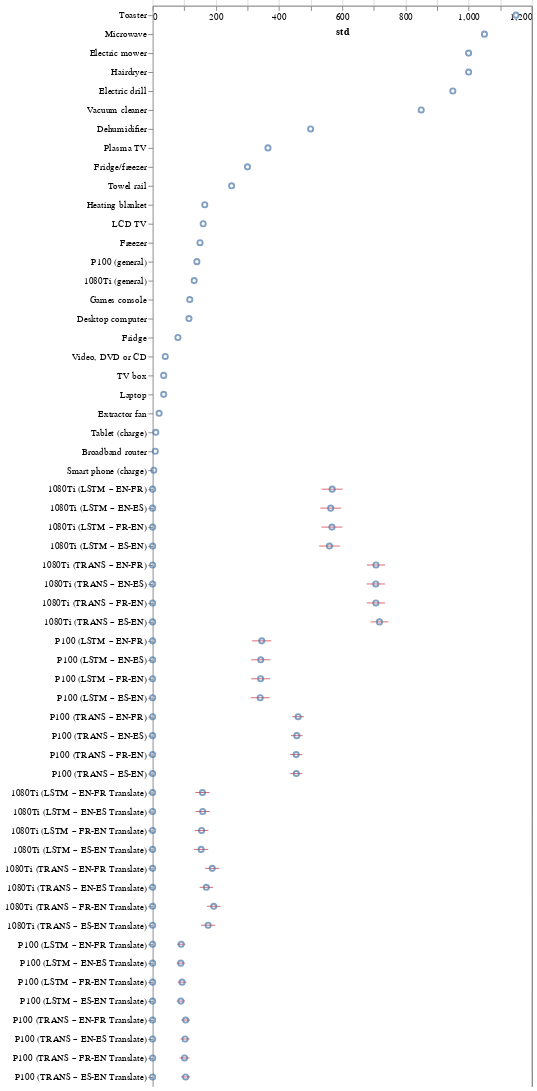

Notebook source saved alongside this figure:
### Code cell
errors = alt.Chart(gpu).mark_errorbar(extent='ci', color='#db646f').encode(
    y = alt.Y('x', sort=list(gpu['x']), title="", axis=alt.Axis(labels=False, ticks=False)),
    x=alt.X('std')
)
# Add points for life expectancy in 1955 & 2000

bars_gpu = alt.Chart(data_gpu).mark_point().encode(
    y=alt.Y('Appliance', axis=alt.Axis(labels=False, ticks=False), sort=list(gpu['x']), title=""),
    x=alt.X('avg')
)

bars_other = alt.Chart(data_other).mark_point().encode(
    y=alt.Y('Appliance', sort=list(other['x']), title=""),
    x=alt.X('avg')
)

# (errors + bars).resolve_scale(x='independent')
(bars_other + errors + bars_gpu).resolve_scale(y='independent')

### Figure 1 — Vega-Lite specification as saved in the notebook (floating-point values rounded to 4 significant figures)
{"config": {"view": {"continuousWidth": 400, "continuousHeight": 300}}, "layer": [{"data": {"name": "data-a86e517be867fa75548c1f951c71f563"}, "mark": "point", "encoding": {"x": {"type": "quantitative", "field": "avg"}, "y": {"type": "nominal", "field": "Appliance", "sort": ["Toaster ", "Microwave ", "Electric mower ", "Hairdryer ", "Electric drill ", "Vacuum cleaner ", "Dehumidifier ", "Plasma TV ", "Fridge/freezer ", "Towel rail ", "Heating blanket ", "LCD TV ", "Freezer ", "P100 (general)", "1080Ti (general)", "Games console ", "Desktop computer ", "Fridge ", "Video, DVD or CD ", "TV box ", "Laptop ", "Extractor fan ", "Tablet (charge) ", "Broadband router ", "Smart phone (charge) ", "1080Ti (LSTM – EN-FR)", "1080Ti (LSTM – EN-ES)", "1080Ti (LSTM – FR-EN)", "1080Ti (LSTM – ES-EN)", "1080Ti (TRANS – EN-FR)", "1080Ti (TRANS – EN-ES)", "1080Ti (TRANS – FR-EN)", "1080Ti (TRANS – ES-EN)", "P100 (LSTM – EN-FR)", "P100 (LSTM – EN-ES)", "P100 (LSTM – FR-EN)", "P100 (LSTM – ES-EN)", "P100 (TRANS – EN-FR)", "P100 (TRANS – EN-ES)", "P100 (TRANS – FR-EN)", "P100 (TRANS – ES-EN)", "1080Ti (LSTM – EN-FR Translate)", "1080Ti (LSTM – EN-ES Translate)", "1080Ti (LSTM – FR-EN Translate)", "1080Ti (LSTM – ES-EN Translate)", "1080Ti (TRANS – EN-FR Translate)", "1080Ti (TRANS – EN-ES Translate)", "1080Ti (TRANS – FR-EN Translate)", "1080Ti (TRANS – ES-EN Translate)", "P100 (LSTM – EN-FR Translate)", "P100 (LSTM – EN-ES Translate)", "P100 (LSTM – FR-EN Translate)", "P100 (LSTM – ES-EN Translate)", "P100 (TRANS – EN-FR Translate)", "P100 (TRANS – EN-ES Translate)", "P100 (TRANS – FR-EN Translate)", "P100 (TRANS – ES-EN Translate)", "Toaster ", "Microwave ", "Electric mower ", "Hairdryer ", "Electric drill ", "Vacuum cleaner ", "Dehumidifier ", "Plasma TV ", "Fridge/freezer ", "Towel rail ", "Heating blanket ", "LCD TV ", "Freezer ", "P100 (general)", "1080Ti (general)", "Games console ", "Desktop computer ", "Fridge ", "Video, DVD or CD ", "TV box ", "Laptop ", "Extractor fan ", "Tablet (charge) ", "Broadband router ", "Smart phone (charge) ", "1080Ti (LSTM – EN-FR)", "1080Ti (LSTM – EN-ES)", "1080Ti (LSTM – FR-EN)", "1080Ti (LSTM – ES-EN)", "1080Ti (TRANS – EN-FR)", "1080Ti (TRANS – EN-ES)", "1080Ti (TRANS – FR-EN)", "1080Ti (TRANS – ES-EN)", "P100 (LSTM – EN-FR)", "P100 (LSTM – EN-ES)", "P100 (LSTM – FR-EN)", "P100 (LSTM – ES-EN)", "P100 (TRANS – EN-FR)", "P100 (TRANS – EN-ES)", "P100 (TRANS – FR-EN)", "P100 (TRANS – ES-EN)", "1080Ti (LSTM – EN-FR Translate)", "1080Ti (LSTM – EN-ES Translate)", "1080Ti (LSTM – FR-EN Translate)", "1080Ti (LSTM – ES-EN Translate)", "1080Ti (TRANS – EN-FR Translate)", "1080Ti (TRANS – EN-ES Translate)", "1080Ti (TRANS – FR-EN Translate)", "1080Ti (TRANS – ES-EN Translate)", "P100 (LSTM – EN-FR Translate)", "P100 (LSTM – EN-ES Translate)", "P100 (LSTM – FR-EN Translate)", "P100 (LSTM – ES-EN Translate)", "P100 (TRANS – EN-FR Translate)", "P100 (TRANS – EN-ES Translate)", "P100 (TRANS – FR-EN Translate)", "P100 (TRANS – ES-EN Translate)"], "title": ""}}}, {"data": {"name": "data-efd13fa17fd2dd51d4a3923a95009a33"}, "mark": {"type": "errorbar", "color": "#db646f", "extent": "ci"}, "encoding": {"x": {"type": "quantitative", "field": "std"}, "y": {"type": "nominal", "axis": {"labels": false, "ticks": false}, "field": "x", "sort": ["Toaster ", "Microwave ", "Electric mower ", "Hairdryer ", "Electric drill ", "Vacuum cleaner ", "Dehumidifier ", "Plasma TV ", "Fridge/freezer ", "Towel rail ", "Heating blanket ", "LCD TV ", "Freezer ", "P100 (general)", "1080Ti (general)", "Games console ", "Desktop computer ", "Fridge ", "Video, DVD or CD ", "TV box ", "Laptop ", "Extractor fan ", "Tablet (charge) ", "Broadband router ", "Smart phone (charge) ", "1080Ti (LSTM – EN-FR)", "1080Ti (LSTM – EN-ES)", "1080Ti (LSTM – FR-EN)", "1080Ti (LSTM – ES-EN)", "1080Ti (TRANS – EN-FR)", "1080Ti (TRANS – EN-ES)", "1080Ti (TRANS – FR-EN)", "1080Ti (TRANS – ES-EN)", "P100 (LSTM – EN-FR)", "P100 (LSTM – EN-ES)", "P100 (LSTM – FR-EN)", "P100 (LSTM – ES-EN)", "P100 (TRANS – EN-FR)", "P100 (TRANS – EN-ES)", "P100 (TRANS – FR-EN)", "P100 (TRANS – ES-EN)", "1080Ti (LSTM – EN-FR Translate)", "1080Ti (LSTM – EN-ES Translate)", "1080Ti (LSTM – FR-EN Translate)", "1080Ti (LSTM – ES-EN Translate)", "1080Ti (TRANS – EN-FR Translate)", "1080Ti (TRANS – EN-ES Translate)", "1080Ti (TRANS – FR-EN Translate)", "1080Ti (TRANS – ES-EN Translate)", "P100 (LSTM – EN-FR Translate)", "P100 (LSTM – EN-ES Translate)", "P100 (LSTM – FR-EN Translate)", "P100 (LSTM – ES-EN Translate)", "P100 (TRANS – EN-FR Translate)", "P100 (TRANS – EN-ES Translate)", "P100 (TRANS – FR-EN Translate)", "P100 (TRANS – ES-EN Translate)", "Toaster ", "Microwave ", "Electric mower ", "Hairdryer ", "Electric drill ", "Vacuum cleaner ", "Dehumidifier ", "Plasma TV ", "Fridge/freezer ", "Towel rail ", "Heating blanket ", "LCD TV ", "Freezer ", "P100 (general)", "1080Ti (general)", "Games console ", "Desktop computer ", "Fridge ", "Video, DVD or CD ", "TV box ", "Laptop ", "Extractor fan ", "Tablet (charge) ", "Broadband router ", "Smart phone (charge) ", "1080Ti (LSTM – EN-FR)", "1080Ti (LSTM – EN-ES)", "1080Ti (LSTM – FR-EN)", "1080Ti (LSTM – ES-EN)", "1080Ti (TRANS – EN-FR)", "1080Ti (TRANS – EN-ES)", "1080Ti (TRANS – FR-EN)", "1080Ti (TRANS – ES-EN)", "P100 (LSTM – EN-FR)", "P100 (LSTM – EN-ES)", "P100 (LSTM – FR-EN)", "P100 (LSTM – ES-EN)", "P100 (TRANS – EN-FR)", "P100 (TRANS – EN-ES)", "P100 (TRANS – FR-EN)", "P100 (TRANS – ES-EN)", "1080Ti (LSTM – EN-FR Translate)", "1080Ti (LSTM – EN-ES Translate)", "1080Ti (LSTM – FR-EN Translate)", "1080Ti (LSTM – ES-EN Translate)", "1080Ti (TRANS – EN-FR Translate)", "1080Ti (TRANS – EN-ES Translate)", "1080Ti (TRANS – FR-EN Translate)", "1080Ti (TRANS – ES-EN Translate)", "P100 (LSTM – EN-FR Translate)", "P100 (LSTM – EN-ES Translate)", "P100 (LSTM – FR-EN Translate)", "P100 (LSTM – ES-EN Translate)", "P100 (TRANS – EN-FR Translate)", "P100 (TRANS – EN-ES Translate)", "P100 (TRANS – FR-EN Translate)", "P100 (TRANS – ES-EN Translate)"], "title": ""}}}, {"data": {"name": "data-d6156f5d70b53d37a0cfa03d534623b8"}, "mark": "point", "encoding": {"x": {"type": "quantitative", "field": "avg"}, "y": {"type": "nominal", "axis": {"labels": false, "ticks": false}, "field": "Appliance", "sort": ["Toaster ", "Microwave ", "Electric mower ", "Hairdryer ", "Electric drill ", "Vacuum cleaner ", "Dehumidifier ", "Plasma TV ", "Fridge/freezer ", "Towel rail ", "Heating blanket ", "LCD TV ", "Freezer ", "P100 (general)", "1080Ti (general)", "Games console ", "Desktop computer ", "Fridge ", "Video, DVD or CD ", "TV box ", "Laptop ", "Extractor fan ", "Tablet (charge) ", "Broadband router ", "Smart phone (charge) ", "1080Ti (LSTM – EN-FR)", "1080Ti (LSTM – EN-ES)", "1080Ti (LSTM – FR-EN)", "1080Ti (LSTM – ES-EN)", "1080Ti (TRANS – EN-FR)", "1080Ti (TRANS – EN-ES)", "1080Ti (TRANS – FR-EN)", "1080Ti (TRANS – ES-EN)", "P100 (LSTM – EN-FR)", "P100 (LSTM – EN-ES)", "P100 (LSTM – FR-EN)", "P100 (LSTM – ES-EN)", "P100 (TRANS – EN-FR)", "P100 (TRANS – EN-ES)", "P100 (TRANS – FR-EN)", "P100 (TRANS – ES-EN)", "1080Ti (LSTM – EN-FR Translate)", "1080Ti (LSTM – EN-ES Translate)", "1080Ti (LSTM – FR-EN Translate)", "1080Ti (LSTM – ES-EN Translate)", "1080Ti (TRANS – EN-FR Translate)", "1080Ti (TRANS – EN-ES Translate)", "1080Ti (TRANS – FR-EN Translate)", "1080Ti (TRANS – ES-EN Translate)", "P100 (LSTM – EN-FR Translate)", "P100 (LSTM – EN-ES Translate)", "P100 (LSTM – FR-EN Translate)", "P100 (LSTM – ES-EN Translate)", "P100 (TRANS – EN-FR Translate)", "P100 (TRANS – EN-ES Translate)", "P100 (TRANS – FR-EN Translate)", "P100 (TRANS – ES-EN Translate)", "Toaster ", "Microwave ", "Electric mower ", "Hairdryer ", "Electric drill ", "Vacuum cleaner ", "Dehumidifier ", "Plasma TV ", "Fridge/freezer ", "Towel rail ", "Heating blanket ", "LCD TV ", "Freezer ", "P100 (general)", "1080Ti (general)", "Games console ", "Desktop computer ", "Fridge ", "Video, DVD or CD ", "TV box ", "Laptop ", "Extractor fan ", "Tablet (charge) ", "Broadband router ", "Smart phone (charge) ", "1080Ti (LSTM – EN-FR)", "1080Ti (LSTM – EN-ES)", "1080Ti (LSTM – FR-EN)", "1080Ti (LSTM – ES-EN)", "1080Ti (TRANS – EN-FR)", "1080Ti (TRANS – EN-ES)", "1080Ti (TRANS – FR-EN)", "1080Ti (TRANS – ES-EN)", "P100 (LSTM – EN-FR)", "P100 (LSTM – EN-ES)", "P100 (LSTM – FR-EN)", "P100 (LSTM – ES-EN)", "P100 (TRANS – EN-FR)", "P100 (TRANS – EN-ES)", "P100 (TRANS – FR-EN)", "P100 (TRANS – ES-EN)", "1080Ti (LSTM – EN-FR Translate)", "1080Ti (LSTM – EN-ES Translate)", "1080Ti (LSTM – FR-EN Translate)", "1080Ti (LSTM – ES-EN Translate)", "1080Ti (TRANS – EN-FR Translate)", "1080Ti (TRANS – EN-ES Translate)", "1080Ti (TRANS – FR-EN Translate)", "1080Ti (TRANS – ES-EN Translate)", "P100 (LSTM – EN-FR Translate)", "P100 (LSTM – EN-ES Translate)", "P100 (LSTM – FR-EN Translate)", "P100 (LSTM – ES-EN Translate)", "P100 (TRANS – EN-FR Translate)", "P100 (TRANS – EN-ES Translate)", "P100 (TRANS – FR-EN Translate)", "P100 (TRANS – ES-EN Translate)"], "title": ""}}}], "resolve": {"scale": {"y": "independent"}}, "$schema": "https://vega.github.io/schema/vega-lite/v4.8.1.json", "datasets": {"data-a86e517be867fa75548c1f951c71f563": [{"Appliance": "Toaster ", "Min": 800.0, "Max": 1500.0, "avg": 1150.0, "std": 0.0}, {"Appliance": "Microwave ", "Min": 600.0, "Max": 1500.0, "avg": 1050.0, "std": 0.0}, {"Appliance": "Electric mower ", "Min": 500.0, "Max": 1500.0, "avg": 1000.0, "std": 0.0}, {"Appliance": "Hairdryer ", "Min": 1000.0, "Max": 1000.0, "avg": 1000.0, "std": 0.0}, {"Appliance": "Electric drill ", "Min": 900.0, "Max": 1000.0, "avg": 950.0, "std": 0.0}, {"Appliance": "Vacuum cleaner ", "Min": 500.0, "Max": 1200.0, "avg": 850.0, "std": 0.0}, {"Appliance": "Dehumidifier ", "Min": 300.0, "Max": 700.0, "avg": 500.0, "std": 0.0}, {"Appliance": "Plasma TV ", "Min": 280.0, "Max": 450.0, "avg": 365.0, "std": 0.0}, {"Appliance": "Fridge/freezer ", "Min": 200.0, "Max": 400.0, "avg": 300.0, "std": 0.0}, {"Appliance": "Towel rail ", "Min": 250.0, "Max": 250.0, "avg": 250.0, "std": 0.0}, {"Appliance": "Heating blanket ", "Min": 130.0, "Max": 200.0, "avg": 165.0, "std": 0.0}, {"Appliance": "LCD TV ", "Min": 120.0, "Max": 200.0, "avg": 160.0, "std": 0.0}, {"Appliance": "Freezer ", "Min": 150.0, "Max": 150.0, "avg": 150.0, "std": 0.0}, {"Appliance": "P100 (general)", "Min": 30.0, "Max": 250.0, "avg": 140.0, "std": 0.0}, {"Appliance": "1080Ti (general)", "Min": 13.0, "Max": 250.0, "avg": 131.5, "std": 0.0}, {"Appliance": "Games console ", "Min": 45.0, "Max": 190.0, "avg": 117.5, "std": 0.0}, {"Appliance": "Desktop computer ", "Min": 80.0, "Max": 150.0, "avg": 115.0, "std": 0.0}, {"Appliance": "Fridge ", "Min": 40.0, "Max": 120.0, "avg": 80.0, "std": 0.0}, {"Appliance": "Video, DVD or CD ", "Min": 20.0, "Max": 60.0, "avg": 40.0, "std": 0.0}, {"Appliance": "TV box ", "Min": 30.0, "Max": 40.0, "avg": 35.0, "std": 0.0}, {"Appliance": "Laptop ", "Min": 20.0, "Max": 50.0, "avg": 35.0, "std": 0.0}, {"Appliance": "Extractor fan ", "Min": 5.0, "Max": 36.0, "avg": 20.5, "std": 0.0}, {"Appliance": "Tablet (charge) ", "Min": 10.0, "Max": 10.0, "avg": 10.0, "std": 0.0}, {"Appliance": "Broadband router ", "Min": 7.0, "Max": 10.0, "avg": 8.5, "std": 0.0}, {"Appliance": "Smart phone (charge) ", "Min": 2.5, "Max": 5.0, "avg": 3.75, "std": 0.0}, {"Appliance": "1080Ti (LSTM – EN-FR)", "Min": null, "Max": null, "avg": 0.0, "std": null}, {"Appliance": "1080Ti (LSTM – EN-ES)", "Min": null, "Max": null, "avg": 0.0, "std": null}, {"Appliance": "1080Ti (LSTM – FR-EN)", "Min": null, "Max": null, "avg": 0.0, "std": null}, {"Appliance": "1080Ti (LSTM – ES-EN)", "Min": null, "Max": null, "avg": 0.0, "std": null}, {"Appliance": "1080Ti (TRANS – EN-FR)", "Min": null, "Max": null, "avg": 0.0, "std": null}, {"Appliance": "1080Ti (TRANS – EN-ES)", "Min": null, "Max": null, "avg": 0.0, "std": null}, {"Appliance": "1080Ti (TRANS – FR-EN)", "Min": null, "Max": null, "avg": 0.0, "std": null}, {"Appliance": "1080Ti (TRANS – ES-EN)", "Min": null, "Max": null, "avg": 0.0, "std": null}, {"Appliance": "P100 (LSTM – EN-FR)", "Min": null, "Max": null, "avg": 0.0, "std": null}, {"Appliance": "P100 (LSTM – EN-ES)", "Min": null, "Max": null, "avg": 0.0, "std": null}, {"Appliance": "P100 (LSTM – FR-EN)", "Min": null, "Max": null, "avg": 0.0, "std": null}, {"Appliance": "P100 (LSTM – ES-EN)", "Min": null, "Max": null, "avg": 0.0, "std": null}, {"Appliance": "P100 (TRANS – EN-FR)", "Min": null, "Max": null, "avg": 0.0, "std": null}, {"Appliance": "P100 (TRANS – EN-ES)", "Min": null, "Max": null, "avg": 0.0, "std": null}, {"Appliance": "P100 (TRANS – FR-EN)", "Min": null, "Max": null, "avg": 0.0, "std": null}, {"Appliance": "P100 (TRANS – ES-EN)", "Min": null, "Max": null, "avg": 0.0, "std": null}, {"Appliance": "1080Ti (LSTM – EN-FR Translate)", "Min": null, "Max": null, "avg": 0.0, "std": null}, {"Appliance": "1080Ti (LSTM – EN-ES Translate)", "Min": null, "Max": null, "avg": 0.0, "std": null}, {"Appliance": "1080Ti (LSTM – FR-EN Translate)", "Min": null, "Max": null, "avg": 0.0, "std": null}, {"Appliance": "1080Ti (LSTM – ES-EN Translate)", "Min": null, "Max": null, "avg": 0.0, "std": null}, {"Appliance": "1080Ti (TRANS – EN-FR Translate)", "Min": null, "Max": null, "avg": 0.0, "std": null}, {"Appliance": "1080Ti (TRANS – EN-ES Translate)", "Min": null, "Max": null, "avg": 0.0, "std": null}, {"Appliance": "1080Ti (TRANS – FR-EN Translate)", "Min": null, "Max": null, "avg": 0.0, "std": null}, {"Appliance": "1080Ti (TRANS – ES-EN Translate)", "Min": null, "Max": null, "avg": 0.0, "std": null}, {"Appliance": "P100 (LSTM – EN-FR Translate)", "Min": null, "Max": null, "avg": 0.0, "std": null}, {"Appliance": "P100 (LSTM – EN-ES Translate)", "Min": null, "Max": null, "avg": 0.0, "std": null}, {"Appliance": "P100 (LSTM – FR-EN Translate)", "Min": null, "Max": null, "avg": 0.0, "std": null}, {"Appliance": "P100 (LSTM – ES-EN Translate)", "Min": null, "Max": null, "avg": 0.0, "std": null}, {"Appliance": "P100 (TRANS – EN-FR Translate)", "Min": null, "Max": null, "avg": 0.0, "std": null}, {"Appliance": "P100 (TRANS – EN-ES Translate)", "Min": null, "Max": null, "avg": 0.0, "std": null}, {"Appliance": "P100 (TRANS – FR-EN Translate)", "Min": null, "Max": null, "avg": 0.0, "std": null}, {"Appliance": "P100 (TRANS – ES-EN Translate)", "Min": null, "Max": null, "avg": 0.0, "std": null}], "data-efd13fa17fd2dd51d4a3923a95009a33": [{"x": "Toaster ", "std": null}, {"x": "Microwave ", "std": null}, {"x": "Electric mower ", "std": null}, {"x": "Hairdryer ", "std": null}, {"x": "Electric drill ", "std": null}, {"x": "Vacuum cleaner ", "std": null}, {"x": "Dehumidifier ", "std": null}, {"x": "Plasma TV ", "std": null}, {"x": "Fridge/freezer ", "std": null}, {"x": "Towel rail ", "std": null}, {"x": "Heating blanket ", "std": null}, {"x": "LCD TV ", "std": null}, {"x": "Freezer ", "std": null}, {"x": "P100 (general)", "std": null}, {"x": "1080Ti (general)", "std": null}, {"x": "Games console ", "std": null}, {"x": "Desktop computer ", "std": null}, {"x": "Fridge ", "std": null}, {"x": "Video, DVD or CD ", "std": null}, {"x": "TV box ", "std": null}, {"x": "Laptop ", "std": null}, {"x": "Extractor fan ", "std": null}, {"x": "Tablet (charge) ", "std": null}, {"x": "Broadband router ", "std": null}, {"x": "Smart phone (charge) ", "std": null}, {"x": "1080Ti (LSTM – EN-FR)", "std": 535.1}, {"x": "1080Ti (LSTM – EN-ES)", "std": 530.6}, {"x": "1080Ti (LSTM – FR-EN)", "std": 534.3}, {"x": "1080Ti (LSTM – ES-EN)", "std": 527.0}, {"x": "1080Ti (TRANS – EN-FR)", "std": 677.9}, {"x": "1080Ti (TRANS – EN-ES)", "std": 677.1}, {"x": "1080Ti (TRANS – FR-EN)", "std": 677.6}, {"x": "1080Ti (TRANS – ES-EN)", "std": 689.7}, {"x": "P100 (LSTM – EN-FR)", "std": 315.1}, {"x": "P100 (LSTM – EN-ES)", "std": 311.8}, {"x": "P100 (LSTM – FR-EN)", "std": 311.9}, {"x": "P100 (LSTM – ES-EN)", "std": 310.6}, {"x": "P100 (TRANS – EN-FR)", "std": 442.0}, {"x": "P100 (TRANS – EN-ES)", "std": 437.7}, {"x": "P100 (TRANS – FR-EN)", "std": 434.9}, {"x": "P100 (TRANS – ES-EN)", "std": 435.7}, {"x": "1080Ti (LSTM – EN-FR Translate)", "std": 135.2}, {"x": "1080Ti (LSTM – EN-ES Translate)", "std": 136.0}, {"x": "1080Ti (LSTM – FR-EN Translate)", "std": 133.4}, {"x": "1080Ti (LSTM – ES-EN Translate)", "std": 130.9}, {"x": "1080Ti (TRANS – EN-FR Translate)", "std": 165.9}, {"x": "1080Ti (TRANS – EN-ES Translate)", "std": 148.7}, {"x": "1080Ti (TRANS – FR-EN Translate)", "std": 171.7}, {"x": "1080Ti (TRANS – ES-EN Translate)", "std": 153.2}, {"x": "P100 (LSTM – EN-FR Translate)", "std": 77.52}, {"x": "P100 (LSTM – EN-ES Translate)", "std": 76.16}, {"x": "P100 (LSTM – FR-EN Translate)", "std": 79.85}, {"x": "P100 (LSTM – ES-EN Translate)", "std": 76.41}, {"x": "P100 (TRANS – EN-FR Translate)", "std": 90.37}, {"x": "P100 (TRANS – EN-ES Translate)", "std": 88.29}, {"x": "P100 (TRANS – FR-EN Translate)", "std": 85.01}, {"x": "P100 (TRANS – ES-EN Translate)", "std": 89.65}, {"x": "Toaster ", "std": null}, {"x": "Microwave ", "std": null}, {"x": "Electric mower ", "std": null}, {"x": "Hairdryer ", "std": null}, {"x": "Electric drill ", "std": null}, {"x": "Vacuum cleaner ", "std": null}, {"x": "Dehumidifier ", "std": null}, {"x": "Plasma TV ", "std": null}, {"x": "Fridge/freezer ", "std": null}, {"x": "Towel rail ", "std": null}, {"x": "Heating blanket ", "std": null}, {"x": "LCD TV ", "std": null}, {"x": "Freezer ", "std": null}, {"x": "P100 (general)", "std": null}, {"x": "1080Ti (general)", "std": null}, {"x": "Games console ", "std": null}, {"x": "Desktop computer ", "std": null}, {"x": "Fridge ", "std": null}, {"x": "Video, DVD or CD ", "std": null}, {"x": "TV box ", "std": null}, {"x": "Laptop ", "std": null}, {"x": "Extractor fan ", "std": null}, {"x": "Tablet (charge) ", "std": null}, {"x": "Broadband router ", "std": null}, {"x": "Smart phone (charge) ", "std": null}, {"x": "1080Ti (LSTM – EN-FR)", "std": 601.4}, {"x": "1080Ti (LSTM – EN-ES)", "std": 596.5}, {"x": "1080Ti (LSTM – FR-EN)", "std": 600.5}, {"x": "1080Ti (LSTM – ES-EN)", "std": 592.2}, {"x": "1080Ti (TRANS – EN-FR)", "std": 735.7}, {"x": "1080Ti (TRANS – EN-ES)", "std": 735.2}, {"x": "1080Ti (TRANS – FR-EN)", "std": 735.5}, {"x": "1080Ti (TRANS – ES-EN)", "std": 746.1}, {"x": "P100 (LSTM – EN-FR)", "std": 375.4}, {"x": "P100 (LSTM – EN-ES)", "std": 372.1}, {"x": "P100 (LSTM – FR-EN)", "std": 371.6}, {"x": "P100 (LSTM – ES-EN)", "std": 370.3}, {"x": "P100 (TRANS – EN-FR)", "std": 478.8}, {"x": "P100 (TRANS – EN-ES)", "std": 474.7}, {"x": "P100 (TRANS – FR-EN)", "std": 473.7}, {"x": "P100 (TRANS – ES-EN)", "std": 473.8}, {"x": "1080Ti (LSTM – EN-FR Translate)", "std": 180.2}, {"x": "1080Ti (LSTM – EN-ES Translate)", "std": 180.9}, {"x": "1080Ti (LSTM – FR-EN Translate)", "std": 176.5}, {"x": "1080Ti (LSTM – ES-EN Translate)", "std": 176.0}, {"x": "1080Ti (TRANS – EN-FR Translate)", "std": 211.5}, {"x": "1080Ti (TRANS – EN-ES Translate)", "std": 191.2}, {"x": "1080Ti (TRANS – FR-EN Translate)", "std": 214.9}, {"x": "1080Ti (TRANS – ES-EN Translate)", "std": 198.0}, {"x": "P100 (LSTM – EN-FR Translate)", "std": 103.5}, {"x": "P100 (LSTM – EN-ES Translate)", "std": 102.0}, {"x": "P100 (LSTM – FR-EN Translate)", "std": 106.4}, {"x": "P100 (LSTM – ES-EN Translate)", "std": 102.3}, {"x": "P100 (TRANS – EN-FR Translate)", "std": 118.7}, {"x": "P100 (TRANS – EN-ES Translate)", "std": 117.1}, {"x": "P100 (TRANS – FR-EN Translate)", "std": 116.9}, {"x": "P100 (TRANS – ES-EN Translate)", "std": 119.0}], "data-d6156f5d70b53d37a0cfa03d534623b8": [{"Appliance": "Toaster ", "avg": null, "std": null}, {"Appliance": "Microwave ", "avg": null, "std": null}, {"Appliance": "Electric mower ", "avg": null, "std": null}, {"Appliance": "Hairdryer ", "avg": null, "std": null}, {"Appliance": "Electric drill ", "avg": null, "std": null}, {"Appliance": "Vacuum cleaner ", "avg": null, "std": null}, {"Appliance": "Dehumidifier ", "avg": null, "std": null}, {"Appliance": "Plasma TV ", "avg": null, "std": null}, {"Appliance": "Fridge/freezer ", "avg": null, "std": null}, {"Appliance": "Towel rail ", "avg": null, "std": null}, {"Appliance": "Heating blanket ", "avg": null, "std": null}, {"Appliance": "LCD TV ", "avg": null, "std": null}, {"Appliance": "Freezer ", "avg": null, "std": null}, {"Appliance": "P100 (general)", "avg": null, "std": null}, {"Appliance": "1080Ti (general)", "avg": null, "std": null}, {"Appliance": "Games console ", "avg": null, "std": null}, {"Appliance": "Desktop computer ", "avg": null, "std": null}, {"Appliance": "Fridge ", "avg": null, "std": null}, {"Appliance": "Video, DVD or CD ", "avg": null, "std": null}, {"Appliance": "TV box ", "avg": null, "std": null}, {"Appliance": "Laptop ", "avg": null, "std": null}, {"Appliance": "Extractor fan ", "avg": null, "std": null}, {"Appliance": "Tablet (charge) ", "avg": null, "std": null}, {"Appliance": "Broadband router ", "avg": null, "std": null}, {"Appliance": "Smart phone (charge) ", "avg": null, "std": null}, {"Appliance": "1080Ti (LSTM – EN-FR)", "avg": 568.2, "std": 66.29}, {"Appliance": "1080Ti (LSTM – EN-ES)", "avg": 563.5, "std": 65.9}, {"Appliance": "1080Ti (LSTM – FR-EN)", "avg": 567.4, "std": 66.25}, {"Appliance": "1080Ti (LSTM – ES-EN)", "avg": 559.6, "std": 65.22}, {"Appliance": "1080Ti (TRANS – EN-FR)", "avg": 706.8, "std": 57.84}, {"Appliance": "1080Ti (TRANS – EN-ES)", "avg": 706.2, "std": 58.02}, {"Appliance": "1080Ti (TRANS – FR-EN)", "avg": 706.5, "std": 57.88}, {"Appliance": "1080Ti (TRANS – ES-EN)", "avg": 717.9, "std": 56.45}, {"Appliance": "P100 (LSTM – EN-FR)", "avg": 345.3, "std": 60.26}, {"Appliance": "P100 (LSTM – EN-ES)", "avg": 342.0, "std": 60.33}, {"Appliance": "P100 (LSTM – FR-EN)", "avg": 341.7, "std": 59.71}, {"Appliance": "P100 (LSTM – ES-EN)", "avg": 340.4, "std": 59.63}, {"Appliance": "P100 (TRANS – EN-FR)", "avg": 460.4, "std": 36.83}, {"Appliance": "P100 (TRANS – EN-ES)", "avg": 456.2, "std": 36.97}, {"Appliance": "P100 (TRANS – FR-EN)", "avg": 454.3, "std": 38.75}, {"Appliance": "P100 (TRANS – ES-EN)", "avg": 454.8, "std": 38.04}, {"Appliance": "1080Ti (LSTM – EN-FR Translate)", "avg": 157.7, "std": 45.0}, {"Appliance": "1080Ti (LSTM – EN-ES Translate)", "avg": 158.4, "std": 44.87}, {"Appliance": "1080Ti (LSTM – FR-EN Translate)", "avg": 155.0, "std": 43.11}, {"Appliance": "1080Ti (LSTM – ES-EN Translate)", "avg": 153.4, "std": 45.05}, {"Appliance": "1080Ti (TRANS – EN-FR Translate)", "avg": 188.7, "std": 45.59}, {"Appliance": "1080Ti (TRANS – EN-ES Translate)", "avg": 170.0, "std": 42.5}, {"Appliance": "1080Ti (TRANS – FR-EN Translate)", "avg": 193.3, "std": 43.19}, {"Appliance": "1080Ti (TRANS – ES-EN Translate)", "avg": 175.6, "std": 44.76}, {"Appliance": "P100 (LSTM – EN-FR Translate)", "avg": 90.5, "std": 25.96}, {"Appliance": "P100 (LSTM – EN-ES Translate)", "avg": 89.06, "std": 25.8}, {"Appliance": "P100 (LSTM – FR-EN Translate)", "avg": 93.14, "std": 26.57}, {"Appliance": "P100 (LSTM – ES-EN Translate)", "avg": 89.35, "std": 25.88}, {"Appliance": "P100 (TRANS – EN-FR Translate)", "avg": 104.5, "std": 28.3}, {"Appliance": "P100 (TRANS – EN-ES Translate)", "avg": 102.7, "std": 28.83}, {"Appliance": "P100 (TRANS – FR-EN Translate)", "avg": 100.9, "std": 31.84}, {"Appliance": "P100 (TRANS – ES-EN Translate)", "avg": 104.3, "std": 29.4}]}}
